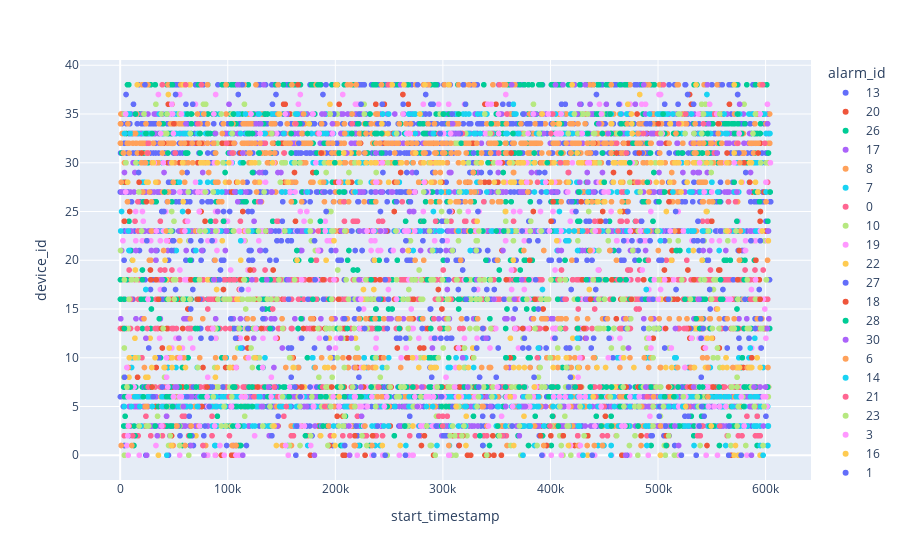

The code cell stored with this chart in its notebook:
### Code cell
# view together

px.scatter(alarms_sample, y='device_id', x='start_timestamp', color='alarm_id')

### Figure 1 — Plotly figure (JSON) as saved in the notebook; plotly's stock layout.template omitted (floating-point values rounded to 4 significant figures; data arrays with more than 128 entries replaced by an {"elided": "..."} marker saying what was removed)
{"data": [{"hovertemplate": "alarm_id=13<br>start_timestamp=%{x}<br>device_id=%{y}<extra></extra>", "legendgroup": "13", "marker": {"color": "#636efa", "symbol": "circle"}, "mode": "markers", "name": "13", "showlegend": true, "type": "scattergl", "x": {"elided": "1634 int values"}, "xaxis": "x", "y": {"elided": "1634 int values"}, "yaxis": "y"}, {"hovertemplate": "alarm_id=20<br>start_timestamp=%{x}<br>device_id=%{y}<extra></extra>", "legendgroup": "20", "marker": {"color": "#EF553B", "symbol": "circle"}, "mode": "markers", "name": "20", "showlegend": true, "type": "scattergl", "x": {"elided": "246 int values"}, "xaxis": "x", "y": {"elided": "246 int values"}, "yaxis": "y"}, {"hovertemplate": "alarm_id=26<br>start_timestamp=%{x}<br>device_id=%{y}<extra></extra>", "legendgroup": "26", "marker": {"color": "#00cc96", "symbol": "circle"}, "mode": "markers", "name": "26", "showlegend": true, "type": "scattergl", "x": {"elided": "966 int values"}, "xaxis": "x", "y": {"elided": "966 int values"}, "yaxis": "y"}, {"hovertemplate": "alarm_id=17<br>start_timestamp=%{x}<br>device_id=%{y}<extra></extra>", "legendgroup": "17", "marker": {"color": "#ab63fa", "symbol": "circle"}, "mode": "markers", "name": "17", "showlegend": true, "type": "scattergl", "x": {"elided": "1415 int values"}, "xaxis": "x", "y": {"elided": "1415 int values"}, "yaxis": "y"}, {"hovertemplate": "alarm_id=8<br>start_timestamp=%{x}<br>device_id=%{y}<extra></extra>", "legendgroup": "8", "marker": {"color": "#FFA15A", "symbol": "circle"}, "mode": "markers", "name": "8", "showlegend": true, "type": "scattergl", "x": {"elided": "688 int values"}, "xaxis": "x", "y": {"elided": "688 int values"}, "yaxis": "y"}, {"hovertemplate": "alarm_id=7<br>start_timestamp=%{x}<br>device_id=%{y}<extra></extra>", "legendgroup": "7", "marker": {"color": "#19d3f3", "symbol": "circle"}, "mode": "markers", "name": "7", "showlegend": true, "type": "scattergl", "x": {"elided": "791 int values"}, "xaxis": "x", "y": {"elided": "791 int values"}, "yaxis": "y"}, {"hovertemplate": "alarm_id=0<br>start_timestamp=%{x}<br>device_id=%{y}<extra></extra>", "legendgroup": "0", "marker": {"color": "#FF6692", "symbol": "circle"}, "mode": "markers", "name": "0", "showlegend": true, "type": "scattergl", "x": {"elided": "873 int values"}, "xaxis": "x", "y": {"elided": "873 int values"}, "yaxis": "y"}, {"hovertemplate": "alarm_id=10<br>start_timestamp=%{x}<br>device_id=%{y}<extra></extra>", "legendgroup": "10", "marker": {"color": "#B6E880", "symbol": "circle"}, "mode": "markers", "name": "10", "showlegend": true, "type": "scattergl", "x": {"elided": "274 int values"}, "xaxis": "x", "y": {"elided": "274 int values"}, "yaxis": "y"}, {"hovertemplate": "alarm_id=19<br>start_timestamp=%{x}<br>device_id=%{y}<extra></extra>", "legendgroup": "19", "marker": {"color": "#FF97FF", "symbol": "circle"}, "mode": "markers", "name": "19", "showlegend": true, "type": "scattergl", "x": {"elided": "313 int values"}, "xaxis": "x", "y": {"elided": "313 int values"}, "yaxis": "y"}, {"hovertemplate": "alarm_id=22<br>start_timestamp=%{x}<br>device_id=%{y}<extra></extra>", "legendgroup": "22", "marker": {"color": "#FECB52", "symbol": "circle"}, "mode": "markers", "name": "22", "showlegend": true, "type": "scattergl", "x": [434567, 54864, 460212, 88569, 555267, 74072, 444163, 112086, 535304, 108410, 570805, 235787, 331856, 342296, 198764, 218740, 25816, 175760, 417299, 164430, 358361, 35570, 195016, 8211, 573891, 27881, 15864, 471922, 194400, 602592, 305342, 43028, 14116, 186342, 227919, 545520, 541331, 519538, 594864, 574026, 549973, 450555, 503210, 94954, 87968, 533418, 436146, 213584, 45511, 502239, 44795, 55527, 236195, 482972, 226178, 420376, 499422, 327785, 58580, 521759, 65067, 408331, 23865, 171312, 535339, 570714, 58826, 81411, 198761, 70447, 464715, 544912, 511537, 507753, 321715, 475651, 304936, 89633, 41726, 385087, 362731, 501742, 90229, 110381, 226715, 420704, 249299, 365507, 13714, 439917, 405907, 512121, 305457, 375403, 574854], "xaxis": "x", "y": [0, 11, 7, 8, 15, 13, 26, 20, 13, 16, 38, 17, 24, 16, 22, 12, 8, 34, 22, 20, 25, 0, 36, 8, 13, 12, 38, 36, 12, 22, 38, 18, 19, 2, 34, 12, 16, 34, 0, 16, 12, 26, 16, 22, 7, 16, 17, 31, 11, 0, 37, 22, 20, 37, 17, 8, 13, 11, 26, 34, 38, 34, 8, 7, 38, 0, 38, 18, 2, 2, 25, 25, 34, 25, 4, 34, 13, 17, 20, 7, 12, 18, 7, 16, 16, 12, 38, 20, 12, 16, 22, 20, 16, 4, 0], "yaxis": "y"}, {"hovertemplate": "alarm_id=27<br>start_timestamp=%{x}<br>device_id=%{y}<extra></extra>", "legendgroup": "27", "marker": {"color": "#636efa", "symbol": "circle"}, "mode": "markers", "name": "27", "showlegend": true, "type": "scattergl", "x": {"elided": "365 int values"}, "xaxis": "x", "y": {"elided": "365 int values"}, "yaxis": "y"}, {"hovertemplate": "alarm_id=18<br>start_timestamp=%{x}<br>device_id=%{y}<extra></extra>", "legendgroup": "18", "marker": {"color": "#EF553B", "symbol": "circle"}, "mode": "markers", "name": "18", "showlegend": true, "type": "scattergl", "x": {"elided": "213 int values"}, "xaxis": "x", "y": {"elided": "213 int values"}, "yaxis": "y"}, {"hovertemplate": "alarm_id=28<br>start_timestamp=%{x}<br>device_id=%{y}<extra></extra>", "legendgroup": "28", "marker": {"color": "#00cc96", "symbol": "circle"}, "mode": "markers", "name": "28", "showlegend": true, "type": "scattergl", "x": {"elided": "427 int values"}, "xaxis": "x", "y": {"elided": "427 int values"}, "yaxis": "y"}, {"hovertemplate": "alarm_id=30<br>start_timestamp=%{x}<br>device_id=%{y}<extra></extra>", "legendgroup": "30", "marker": {"color": "#ab63fa", "symbol": "circle"}, "mode": "markers", "name": "30", "showlegend": true, "type": "scattergl", "x": [105165, 54572, 290283, 90765, 205115, 217632, 150723, 371107, 194270, 46495, 434635, 156401, 519139, 318362, 113947, 77842, 427286, 478907, 213308, 472565, 442260, 442485, 24687, 268995, 575817, 491684, 101179, 12013, 142944, 433228, 240528, 124133, 353023, 516193, 340100, 331448, 347422, 299021, 361834, 451969, 272863, 389318, 65723, 180605, 46117, 95605, 214914, 433094, 427324, 436832, 469871, 304145, 586879, 23883, 136351, 434637, 138554], "xaxis": "x", "y": [1, 12, 11, 25, 12, 9, 11, 2, 11, 30, 28, 18, 1, 10, 0, 0, 28, 36, 0, 11, 16, 28, 0, 25, 36, 16, 36, 30, 9, 12, 28, 12, 30, 13, 12, 18, 16, 2, 9, 36, 25, 11, 1, 0, 2, 30, 12, 16, 36, 36, 0, 17, 0, 12, 18, 16, 2], "yaxis": "y"}, {"hovertemplate": "alarm_id=6<br>start_timestamp=%{x}<br>device_id=%{y}<extra></extra>", "legendgroup": "6", "marker": {"color": "#FFA15A", "symbol": "circle"}, "mode": "markers", "name": "6", "showlegend": true, "type": "scattergl", "x": {"elided": "389 int values"}, "xaxis": "x", "y": {"elided": "389 int values"}, "yaxis": "y"}, {"hovertemplate": "alarm_id=14<br>start_timestamp=%{x}<br>device_id=%{y}<extra></extra>", "legendgroup": "14", "marker": {"color": "#19d3f3", "symbol": "circle"}, "mode": "markers", "name": "14", "showlegend": true, "type": "scattergl", "x": [489043, 23809, 392576, 374459, 43354, 585733, 112066, 112057, 365514, 502220, 408331, 425064, 1283, 291214, 545459, 456281, 414529, 416794, 430193, 58002, 597665, 589981, 388740], "xaxis": "x", "y": [17, 17, 17, 0, 0, 11, 22, 11, 36, 22, 25, 12, 25, 25, 37, 0, 22, 22, 0, 25, 0, 12, 11], "yaxis": "y"}, {"hovertemplate": "alarm_id=21<br>start_timestamp=%{x}<br>device_id=%{y}<extra></extra>", "legendgroup": "21", "marker": {"color": "#FF6692", "symbol": "circle"}, "mode": "markers", "name": "21", "showlegend": true, "type": "scattergl", "x": [262201, 486329, 416526, 505043, 491027, 400545, 466289, 565482, 347396, 527611, 388431, 537177, 377509, 188143, 152588, 20245, 449941, 566269, 182465, 574291, 87413, 98962, 526761, 445102, 290110, 429498, 473767, 399515, 387980, 60876, 148922, 425172, 218110, 499563, 461644, 213526, 215672, 240448, 296334, 76934, 419144, 601871, 26023, 599318, 409363, 482291, 563007, 519158, 239821, 491978, 51125, 304080, 481028, 9847, 124383, 507671, 57565, 16459, 413548, 11610, 195030, 434106, 101217, 526184, 359471, 299814, 134970, 387874, 210010, 528471, 462844, 402241, 128885, 351822, 143333, 183910, 26119, 16533, 189982, 318114, 552248, 296222, 184207, 434946, 552641, 470705, 128638, 150676, 25689, 541376, 442244, 154392, 490004, 250236, 345359, 557290, 207952, 291596, 525828, 39911, 75489, 146215, 562054, 375556, 355350, 41564], "xaxis": "x", "y": [26, 33, 29, 38, 20, 33, 27, 26, 18, 5, 16, 16, 23, 7, 31, 10, 5, 23, 20, 32, 30, 32, 20, 23, 30, 10, 13, 3, 28, 38, 18, 31, 6, 33, 32, 2, 34, 30, 33, 1, 26, 28, 7, 32, 30, 5, 30, 34, 7, 28, 31, 4, 28, 16, 6, 20, 23, 26, 16, 2, 30, 23, 6, 13, 35, 3, 32, 10, 31, 5, 23, 35, 28, 31, 7, 33, 32, 23, 5, 33, 31, 4, 23, 27, 35, 31, 26, 27, 31, 3, 6, 5, 6, 7, 33, 3, 26, 14, 35, 3, 38, 6, 7, 30, 2, 19], "yaxis": "y"}, {"hovertemplate": "alarm_id=23<br>start_timestamp=%{x}<br>device_id=%{y}<extra></extra>", "legendgroup": "23", "marker": {"color": "#B6E880", "symbol": "circle"}, "mode": "markers", "name": "23", "showlegend": true, "type": "scattergl", "x": {"elided": "255 int values"}, "xaxis": "x", "y": {"elided": "255 int values"}, "yaxis": "y"}, {"hovertemplate": "alarm_id=3<br>start_timestamp=%{x}<br>device_id=%{y}<extra></extra>", "legendgroup": "3", "marker": {"color": "#FF97FF", "symbol": "circle"}, "mode": "markers", "name": "3", "showlegend": true, "type": "scattergl", "x": {"elided": "269 int values"}, "xaxis": "x", "y": {"elided": "269 int values"}, "yaxis": "y"}, {"hovertemplate": "alarm_id=16<br>start_timestamp=%{x}<br>device_id=%{y}<extra></extra>", "legendgroup": "16", "marker": {"color": "#FECB52", "symbol": "circle"}, "mode": "markers", "name": "16", "showlegend": true, "type": "scattergl", "x": {"elided": "151 int values"}, "xaxis": "x", "y": {"elided": "151 int values"}, "yaxis": "y"}, {"hovertemplate": "alarm_id=1<br>start_timestamp=%{x}<br>device_id=%{y}<extra></extra>", "legendgroup": "1", "marker": {"color": "#636efa", "symbol": "circle"}, "mode": "markers", "name": "1", "showlegend": true, "type": "scattergl", "x": [323165, 283894, 300608, 305332, 33030, 288598, 227401, 269813, 316130, 249364, 557777, 321551, 167404, 308587, 364322, 311579, 297412, 164117, 141047, 198661, 542897, 575121, 219314, 528270, 507354, 156460, 538190, 419713, 47795, 489059, 75234, 380947, 526421, 118705, 559697, 288432, 174508, 113575, 62006, 541923, 78797, 331912, 416851, 298761, 169193, 304047, 333565, 352003, 501750, 30654, 388779, 256232, 503299, 293697, 23042, 164645, 190407, 284399, 132281, 374579, 540496, 309150, 240378, 181197, 162262, 341597, 492343, 82712, 367128, 566013, 373702, 495442, 328480, 226744, 39202, 600325, 227335, 538373, 509646, 485313, 239506, 390703, 147452, 333279, 222059, 318993, 276572, 248220, 256945, 239408], "xaxis": "x", "y": [7, 35, 2, 18, 31, 23, 3, 26, 33, 16, 23, 16, 6, 35, 3, 5, 33, 3, 2, 35, 4, 31, 3, 4, 3, 16, 3, 26, 21, 34, 20, 3, 5, 13, 38, 33, 5, 38, 6, 13, 3, 21, 7, 6, 34, 20, 21, 7, 5, 6, 15, 38, 20, 3, 38, 23, 27, 27, 15, 35, 5, 5, 16, 18, 7, 21, 34, 5, 15, 3, 23, 16, 31, 38, 7, 4, 13, 16, 16, 31, 34, 34, 23, 7, 35, 38, 38, 26, 26, 3], "yaxis": "y"}, {"hovertemplate": "alarm_id=5<br>start_timestamp=%{x}<br>device_id=%{y}<extra></extra>", "legendgroup": "5", "marker": {"color": "#EF553B", "symbol": "circle"}, "mode": "markers", "name": "5", "showlegend": true, "type": "scattergl", "x": [482593, 555992, 564179, 411943, 24343, 590993, 111788, 509758, 390702, 282845, 131211, 510192, 509393, 446652, 475280, 500172, 402473, 187010, 593018, 428668, 437260, 29678, 127557, 380656, 461403, 346426, 142193, 363544, 165305, 385636, 19900, 80787, 49889], "xaxis": "x", "y": [31, 34, 31, 2, 26, 20, 31, 7, 2, 2, 13, 26, 18, 24, 16, 34, 26, 31, 31, 26, 16, 7, 7, 20, 31, 2, 19, 31, 38, 16, 31, 7, 34], "yaxis": "y"}, {"hovertemplate": "alarm_id=9<br>start_timestamp=%{x}<br>device_id=%{y}<extra></extra>", "legendgroup": "9", "marker": {"color": "#00cc96", "symbol": "circle"}, "mode": "markers", "name": "9", "showlegend": true, "type": "scattergl", "x": [235400, 565494, 540993, 129216, 574277, 199568, 44419, 133468, 397049, 473756, 507544, 568456, 449997, 177376, 578417, 103382, 257645, 345031, 183853, 48556, 425161, 255583, 115527, 427231, 341954, 358745, 166993, 278641, 469738, 257908, 103650, 228178, 114298, 561653, 340036, 128883, 384877, 203509, 409805, 522688, 267774, 490085, 570751], "xaxis": "x", "y": [38, 34, 31, 31, 34, 30, 31, 34, 30, 30, 1, 34, 28, 20, 10, 34, 20, 34, 38, 38, 31, 30, 26, 38, 30, 10, 34, 34, 38, 38, 38, 34, 30, 20, 20, 31, 31, 31, 31, 31, 38, 28, 28], "yaxis": "y"}, {"hovertemplate": "alarm_id=15<br>start_timestamp=%{x}<br>device_id=%{y}<extra></extra>", "legendgroup": "15", "marker": {"color": "#ab63fa", "symbol": "circle"}, "mode": "markers", "name": "15", "showlegend": true, "type": "scattergl", "x": [99084, 23046, 58617, 323089, 444974, 124455, 133597, 376754, 424899, 87015, 173239, 279244, 197362, 113945, 594886, 34499, 52566, 53603, 412197, 223765, 210766, 453537, 205740, 260661, 515651, 122545, 547900, 126443, 422308, 221269, 363953, 141578, 309114, 601504, 407276, 131284, 280256, 109191, 373364, 411608, 189882, 537693, 88566, 589235, 43087, 137998, 237738, 212374, 432415, 597996, 130754, 545960, 224398, 546857, 599880, 222079, 101886, 404691, 130514, 33289, 533014, 314140, 486726, 601729, 38953, 276177, 141221, 488607, 366465, 573358, 50988, 109338, 61151, 181205, 554821, 242131], "xaxis": "x", "y": [23, 23, 5, 7, 34, 24, 38, 5, 35, 18, 5, 21, 34, 31, 7, 2, 7, 3, 5, 7, 31, 33, 33, 38, 3, 18, 21, 34, 38, 16, 38, 33, 34, 13, 21, 5, 7, 38, 18, 38, 35, 16, 33, 7, 4, 7, 31, 3, 38, 3, 34, 38, 4, 34, 7, 18, 31, 38, 26, 20, 7, 33, 38, 34, 18, 5, 27, 7, 16, 27, 7, 26, 34, 6, 31, 23], "yaxis": "y"}, {"hovertemplate": "alarm_id=2<br>start_timestamp=%{x}<br>device_id=%{y}<extra></extra>", "legendgroup": "2", "marker": {"color": "#FFA15A", "symbol": "circle"}, "mode": "markers", "name": "2", "showlegend": true, "type": "scattergl", "x": [436853, 42878, 31046, 125273, 56514, 228559, 146697, 555889, 455122, 516677, 277505, 208746, 170500, 14260, 40329, 434561, 218146, 470048, 546676, 77795, 453446, 189235, 239348, 150504, 10850, 512719, 227576, 101248, 526925, 329428, 217615, 215032, 481466, 52765, 576544, 60392, 546435, 193429, 569564], "xaxis": "x", "y": [21, 23, 32, 28, 32, 33, 35, 33, 21, 33, 28, 33, 35, 33, 21, 14, 5, 14, 9, 35, 6, 28, 6, 14, 1, 29, 3, 28, 14, 27, 1, 5, 33, 3, 23, 1, 6, 32, 9], "yaxis": "y"}, {"hovertemplate": "alarm_id=29<br>start_timestamp=%{x}<br>device_id=%{y}<extra></extra>", "legendgroup": "29", "marker": {"color": "#19d3f3", "symbol": "circle"}, "mode": "markers", "name": "29", "showlegend": true, "type": "scattergl", "x": [405309, 173401, 381136, 429832, 291056, 119585, 522982, 163288, 435037, 150474, 595245, 488596, 422300, 562202, 602521, 569024], "xaxis": "x", "y": [23, 23, 3, 23, 33, 23, 5, 35, 27, 27, 5, 3, 23, 6, 3, 5], "yaxis": "y"}, {"hovertemplate": "alarm_id=4<br>start_timestamp=%{x}<br>device_id=%{y}<extra></extra>", "legendgroup": "4", "marker": {"color": "#FF6692", "symbol": "circle"}, "mode": "markers", "name": "4", "showlegend": true, "type": "scattergl", "x": [104374, 39150, 542192, 597213, 572052, 338038, 163366, 352474, 72187, 249425], "xaxis": "x", "y": [31, 38, 34, 38, 26, 26, 34, 38, 34, 38], "yaxis": "y"}, {"hovertemplate": "alarm_id=25<br>start_timestamp=%{x}<br>device_id=%{y}<extra></extra>", "legendgroup": "25", "marker": {"color": "#B6E880", "symbol": "circle"}, "mode": "markers", "name": "25", "showlegend": true, "type": "scattergl", "x": [495411, 22150, 105332, 574578, 314652, 588259, 43548, 150910, 86565, 88944, 141493, 333067, 441094, 598541, 256952, 573531, 78967, 176861, 427540, 290207, 207499, 422288, 203184, 468339, 178244, 98016, 536544, 499575, 94052, 73836, 135229, 483460, 333475, 319532, 259355, 345647, 380792, 287631, 455680, 132486, 415474, 43343, 133777, 226979, 391392, 47218, 331040, 523483, 416675, 218188, 118976, 153108, 331758, 416481, 505050, 557274, 499615, 408807, 86530, 140999, 482401, 78950, 96584, 572489, 344028, 495366, 237584, 368086, 338927, 19901, 279408, 542277, 257023, 103782, 197918, 430347, 445109, 476434, 333, 502714, 208944, 256373, 282217, 381217, 590581, 63429, 195187, 285077, 440160, 128667, 167125], "xaxis": "x", "y": [5, 35, 23, 5, 5, 33, 35, 6, 27, 23, 3, 6, 33, 5, 6, 3, 27, 23, 5, 21, 3, 35, 3, 5, 6, 3, 6, 23, 35, 23, 23, 27, 23, 3, 6, 6, 6, 23, 6, 3, 3, 33, 27, 35, 23, 23, 21, 6, 3, 5, 23, 23, 5, 33, 5, 35, 23, 5, 6, 33, 5, 23, 5, 23, 33, 3, 5, 23, 35, 23, 6, 35, 33, 6, 23, 35, 21, 21, 21, 33, 23, 23, 27, 23, 35, 27, 35, 3, 33, 23, 5], "yaxis": "y"}, {"hovertemplate": "alarm_id=11<br>start_timestamp=%{x}<br>device_id=%{y}<extra></extra>", "legendgroup": "11", "marker": {"color": "#FF97FF", "symbol": "circle"}, "mode": "markers", "name": "11", "showlegend": true, "type": "scattergl", "x": [500282, 506146, 350683, 418464, 86232, 310856, 379791, 223789, 126160, 44353, 7107, 25838, 404257, 496365], "xaxis": "x", "y": [16, 18, 7, 24, 13, 7, 13, 16, 13, 7, 2, 16, 19, 18], "yaxis": "y"}, {"hovertemplate": "alarm_id=12<br>start_timestamp=%{x}<br>device_id=%{y}<extra></extra>", "legendgroup": "12", "marker": {"color": "#FECB52", "symbol": "circle"}, "mode": "markers", "name": "12", "showlegend": true, "type": "scattergl", "x": [564280, 540979, 252887, 191421, 143064, 312212, 592790, 475939, 456964, 596797, 11637, 263790, 306770, 203442, 201610, 283382, 362519, 570730, 267674, 420131, 274737, 314600, 272161, 525771, 278633, 521425, 475248, 148084, 434143, 392303, 549422, 207891, 248758, 243316, 532883, 424805, 439690], "xaxis": "x", "y": [23, 20, 38, 20, 3, 5, 27, 33, 34, 23, 20, 38, 26, 6, 38, 38, 6, 31, 21, 38, 31, 6, 3, 5, 35, 27, 35, 35, 26, 35, 3, 31, 33, 34, 21, 31, 6], "yaxis": "y"}, {"hovertemplate": "alarm_id=24<br>start_timestamp=%{x}<br>device_id=%{y}<extra></extra>", "legendgroup": "24", "marker": {"color": "#636efa", "symbol": "circle"}, "mode": "markers", "name": "24", "showlegend": true, "type": "scattergl", "x": [595375], "xaxis": "x", "y": [14], "yaxis": "y"}], "layout": {"legend": {"title": {"text": "alarm_id"}, "tracegroupgap": 0}, "margin": {"t": 60}, "xaxis": {"anchor": "y", "domain": [0, 1], "title": {"text": "start_timestamp"}}, "yaxis": {"anchor": "x", "domain": [0, 1], "title": {"text": "device_id"}}}}
